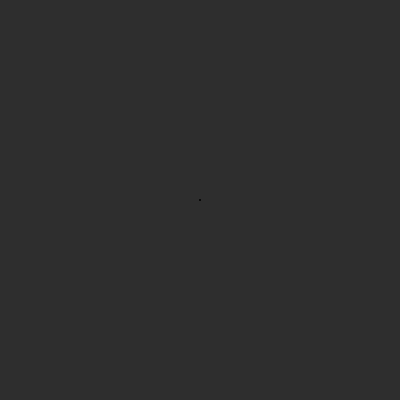
Frame 1 (no input)
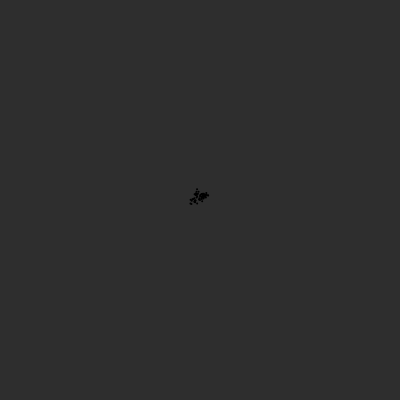
Frame 60 (no input)
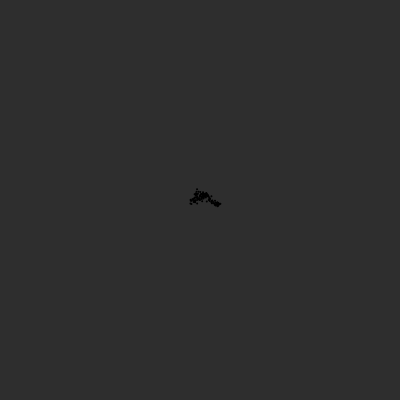
Frame 120 (the mouse pressed at the canvas centre since frame 60)

The p5.js sketch that drew these frames (run headless with seeded random() and noise() and a simulated clock; from frame 60 on, the mouse is pressed at the canvas centre):

// p5.js sketch
// ── sketch.js

let walker;

function setup() {
	createCanvas(400, 400);
	colorMode(HSB, 360, 100, 100, 1);
	// background(0, 0, 20, 1); // dark grey
	background(18); // dark grey
	walker = new Walker(width/2, height/2);
}

function draw() {
	walker.show();
	walker.update();
}

// ── randomwalker.js
class Walker {
  constructor(_x, _y) {
    this.pos = createVector(_x, _y);
  }

  // update position
  update() {
    this.pos.x = this.pos.x + random(-3, 3);
    this.pos.y = this.pos.y + random(-3, 3);
  }

  show() {
    // stroke(0, 0, 100, 1); // white
    stroke(0); // black
    // stroke(100); // white
    strokeWeight(2);
    point(this.pos.x, this.pos.y);
  }
}
